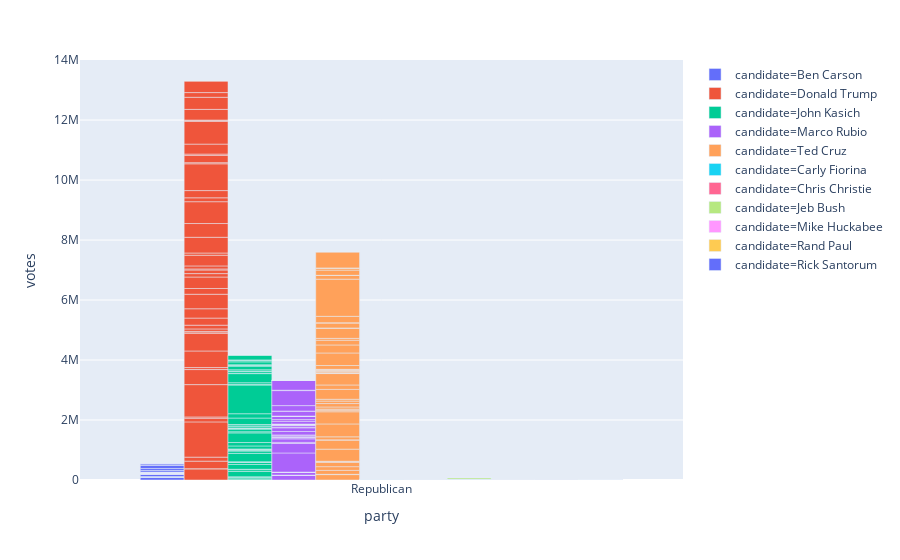

Notebook code cell kept with this figure:
### Code cell
fig = px.bar(allData, x="party", y="votes", color="candidate", barmode="group")
fig.show()

### Figure 1 — Plotly figure (JSON) as saved in the notebook; plotly's stock layout.template omitted (floating-point values rounded to 4 significant figures)
{"data": [{"alignmentgroup": "True", "hoverlabel": {"namelength": 0}, "hovertemplate": "candidate=Ben Carson<br>party=%{x}<br>votes=%{y}", "legendgroup": "candidate=Ben Carson", "marker": {"color": "#636efa"}, "name": "candidate=Ben Carson", "offsetgroup": "candidate=Ben Carson", "orientation": "v", "showlegend": true, "textposition": "auto", "type": "bar", "x": ["Republican", "Republican", "Republican", "Republican", "Republican", "Republican", "Republican", "Republican", "Republican", "Republican", "Republican", "Republican", "Republican", "Republican", "Republican", "Republican", "Republican", "Republican", "Republican", "Republican", "Republican", "Republican", "Republican", "Republican", "Republican", "Republican", "Republican", "Republican", "Republican", "Republican", "Republican", "Republican", "Republican", "Republican", "Republican", "Republican", "Republican", "Republican", "Republican", "Republican", "Republican", "Republican", "Republican", "Republican", "Republican", "Republican"], "xaxis": "x", "y": [87517, 2401, 0, 23173, 0, 0, 0, 0, 80503, 0, 0, 0, 0, 17393, 0, 0, 0, 0, 16277, 0, 0, 0, 0, 0, 3619, 6509, 0, 0, 0, 0, 0, 28572, 0, 0, 0, 53326, 0, 64846, 117780, 0, 2544, 60093, 0, 0, 0, 0], "yaxis": "y"}, {"alignmentgroup": "True", "hoverlabel": {"namelength": 0}, "hovertemplate": "candidate=Donald Trump<br>party=%{x}<br>votes=%{y}", "legendgroup": "candidate=Donald Trump", "marker": {"color": "#EF553B"}, "name": "candidate=Donald Trump", "offsetgroup": "candidate=Donald Trump", "orientation": "v", "showlegend": true, "textposition": "auto", "type": "bar", "x": ["Republican", "Republican", "Republican", "Republican", "Republican", "Republican", "Republican", "Republican", "Republican", "Republican", "Republican", "Republican", "Republican", "Republican", "Republican", "Republican", "Republican", "Republican", "Republican", "Republican", "Republican", "Republican", "Republican", "Republican", "Republican", "Republican", "Republican", "Republican", "Republican", "Republican", "Republican", "Republican", "Republican", "Republican", "Republican", "Republican", "Republican", "Republican", "Republican", "Republican", "Republican", "Republican", "Republican", "Republican", "Republican", "Republican"], "xaxis": "x", "y": [371735, 7346, 249916, 133144, 1174829, 123367, 42472, 1077221, 501707, 5677, 62478, 551464, 590460, 45419, 17062, 82493, 124818, 236623, 311313, 483751, 191755, 382093, 114056, 121287, 34531, 100406, 356697, 73530, 524932, 458151, 727585, 130141, 240804, 892702, 39059, 239851, 44866, 332702, 757618, 24864, 19968, 355960, 403003, 156245, 386370, 70], "yaxis": "y"}, {"alignmentgroup": "True", "hoverlabel": {"namelength": 0}, "hovertemplate": "candidate=John Kasich<br>party=%{x}<br>votes=%{y}", "legendgroup": "candidate=John Kasich", "marker": {"color": "#00cc96"}, "name": "candidate=John Kasich", "offsetgroup": "candidate=John Kasich", "orientation": "v", "showlegend": true, "textposition": "auto", "type": "bar", "x": ["Republican", "Republican", "Republican", "Republican", "Republican", "Republican", "Republican", "Republican", "Republican", "Republican", "Republican", "Republican", "Republican", "Republican", "Republican", "Republican", "Republican", "Republican", "Republican", "Republican", "Republican", "Republican", "Republican", "Republican", "Republican", "Republican", "Republican", "Republican", "Republican", "Republican", "Republican", "Republican", "Republican", "Republican", "Republican", "Republican", "Republican", "Republican", "Republican", "Republican", "Republican", "Republican", "Republican", "Republican", "Republican", "Republican"], "xaxis": "x", "y": [37970, 892, 53040, 15098, 176620, 60481, 14225, 159412, 72303, 1413, 16517, 279778, 83913, 3472, 7795, 33134, 19355, 100089, 113783, 321655, 35817, 92533, 10622, 22526, 2709, 44909, 59506, 7870, 217904, 144299, 956762, 16515, 59096, 304793, 14929, 56206, 10659, 45243, 120257, 29773, 18543, 96519, 52129, 13685, 155200, 0], "yaxis": "y"}, {"alignmentgroup": "True", "hoverlabel": {"namelength": 0}, "hovertemplate": "candidate=Marco Rubio<br>party=%{x}<br>votes=%{y}", "legendgroup": "candidate=Marco Rubio", "marker": {"color": "#ab63fa"}, "name": "candidate=Marco Rubio", "offsetgroup": "candidate=Marco Rubio", "orientation": "v", "showlegend": true, "textposition": "auto", "type": "bar", "x": ["Republican", "Republican", "Republican", "Republican", "Republican", "Republican", "Republican", "Republican", "Republican", "Republican", "Republican", "Republican", "Republican", "Republican", "Republican", "Republican", "Republican", "Republican", "Republican", "Republican", "Republican", "Republican", "Republican", "Republican", "Republican", "Republican", "Republican", "Republican", "Republican", "Republican", "Republican", "Republican", "Republican", "Republican", "Republican", "Republican", "Republican", "Republican", "Republican", "Republican", "Republican", "Republican", "Republican", "Republican", "Republican", "Republican"], "xaxis": "x", "y": [159802, 3318, 0, 101235, 0, 0, 0, 636653, 315979, 1759, 35347, 123066, 0, 43164, 12189, 37579, 33804, 0, 112822, 123673, 20768, 57006, 0, 0, 17940, 30032, 0, 0, 0, 87858, 59418, 119562, 0, 0, 0, 165881, 0, 180989, 502223, 0, 11778, 327042, 0, 0, 0, 189], "yaxis": "y"}, {"alignmentgroup": "True", "hoverlabel": {"namelength": 0}, "hovertemplate": "candidate=Ted Cruz<br>party=%{x}<br>votes=%{y}", "legendgroup": "candidate=Ted Cruz", "marker": {"color": "#FFA15A"}, "name": "candidate=Ted Cruz", "offsetgroup": "candidate=Ted Cruz", "orientation": "v", "showlegend": true, "textposition": "auto", "type": "bar", "x": ["Republican", "Republican", "Republican", "Republican", "Republican", "Republican", "Republican", "Republican", "Republican", "Republican", "Republican", "Republican", "Republican", "Republican", "Republican", "Republican", "Republican", "Republican", "Republican", "Republican", "Republican", "Republican", "Republican", "Republican", "Republican", "Republican", "Republican", "Republican", "Republican", "Republican", "Republican", "Republican", "Republican", "Republican", "Republican", "Republican", "Republican", "Republican", "Republican", "Republican", "Republican", "Republican", "Republican", "Republican", "Republican", "Republican"], "xaxis": "x", "y": [180608, 7973, 132147, 123873, 144125, 24969, 11110, 403640, 305109, 4379, 100942, 430395, 406280, 51663, 35207, 72503, 113949, 82038, 60473, 330015, 147065, 380367, 14476, 36418, 16079, 33189, 27521, 13825, 126151, 418740, 267592, 157941, 61590, 340201, 6393, 164790, 11352, 211159, 1239370, 122567, 5929, 173193, 55719, 18208, 531129, 644], "yaxis": "y"}, {"alignmentgroup": "True", "hoverlabel": {"namelength": 0}, "hovertemplate": "candidate=Carly Fiorina<br>party=%{x}<br>votes=%{y}", "legendgroup": "candidate=Carly Fiorina", "marker": {"color": "#19d3f3"}, "name": "candidate=Carly Fiorina", "offsetgroup": "candidate=Carly Fiorina", "orientation": "v", "showlegend": true, "textposition": "auto", "type": "bar", "x": ["Republican", "Republican", "Republican", "Republican", "Republican", "Republican", "Republican", "Republican", "Republican", "Republican", "Republican", "Republican", "Republican", "Republican", "Republican", "Republican", "Republican", "Republican", "Republican", "Republican", "Republican", "Republican", "Republican", "Republican", "Republican", "Republican", "Republican", "Republican", "Republican", "Republican", "Republican", "Republican", "Republican", "Republican", "Republican", "Republican", "Republican", "Republican", "Republican", "Republican", "Republican", "Republican", "Republican", "Republican", "Republican", "Republican"], "xaxis": "x", "y": [0, 0, 0, 0, 0, 0, 0, 0, 0, 0, 0, 0, 0, 3485, 0, 0, 0, 0, 0, 0, 0, 0, 0, 0, 0, 11706, 0, 0, 0, 0, 0, 0, 0, 0, 0, 0, 0, 0, 0, 0, 0, 0, 0, 0, 0, 0], "yaxis": "y"}, {"alignmentgroup": "True", "hoverlabel": {"namelength": 0}, "hovertemplate": "candidate=Chris Christie<br>party=%{x}<br>votes=%{y}", "legendgroup": "candidate=Chris Christie", "marker": {"color": "#FF6692"}, "name": "candidate=Chris Christie", "offsetgroup": "candidate=Chris Christie", "orientation": "v", "showlegend": true, "textposition": "auto", "type": "bar", "x": ["Republican", "Republican", "Republican", "Republican", "Republican", "Republican", "Republican", "Republican", "Republican", "Republican", "Republican", "Republican", "Republican", "Republican", "Republican", "Republican", "Republican", "Republican", "Republican", "Republican", "Republican", "Republican", "Republican", "Republican", "Republican", "Republican", "Republican", "Republican", "Republican", "Republican", "Republican", "Republican", "Republican", "Republican", "Republican", "Republican", "Republican", "Republican", "Republican", "Republican", "Republican", "Republican", "Republican", "Republican", "Republican", "Republican"], "xaxis": "x", "y": [0, 0, 0, 0, 0, 0, 0, 0, 0, 0, 0, 0, 0, 3284, 0, 0, 0, 0, 0, 0, 0, 0, 0, 0, 0, 21069, 0, 0, 0, 0, 0, 0, 0, 0, 0, 0, 0, 0, 0, 0, 0, 0, 0, 0, 0, 0], "yaxis": "y"}, {"alignmentgroup": "True", "hoverlabel": {"namelength": 0}, "hovertemplate": "candidate=Jeb Bush<br>party=%{x}<br>votes=%{y}", "legendgroup": "candidate=Jeb Bush", "marker": {"color": "#B6E880"}, "name": "candidate=Jeb Bush", "offsetgroup": "candidate=Jeb Bush", "orientation": "v", "showlegend": true, "textposition": "auto", "type": "bar", "x": ["Republican", "Republican", "Republican", "Republican", "Republican", "Republican", "Republican", "Republican", "Republican", "Republican", "Republican", "Republican", "Republican", "Republican", "Republican", "Republican", "Republican", "Republican", "Republican", "Republican", "Republican", "Republican", "Republican", "Republican", "Republican", "Republican", "Republican", "Republican", "Republican", "Republican", "Republican", "Republican", "Republican", "Republican", "Republican", "Republican", "Republican", "Republican", "Republican", "Republican", "Republican", "Republican", "Republican", "Republican", "Republican", "Republican"], "xaxis": "x", "y": [0, 0, 0, 0, 0, 0, 0, 0, 0, 0, 0, 0, 0, 5238, 0, 0, 0, 0, 0, 0, 0, 0, 0, 0, 0, 31310, 0, 0, 0, 0, 0, 0, 0, 0, 0, 57863, 0, 0, 0, 0, 0, 0, 0, 0, 0, 0], "yaxis": "y"}, {"alignmentgroup": "True", "hoverlabel": {"namelength": 0}, "hovertemplate": "candidate=Mike Huckabee<br>party=%{x}<br>votes=%{y}", "legendgroup": "candidate=Mike Huckabee", "marker": {"color": "#FF97FF"}, "name": "candidate=Mike Huckabee", "offsetgroup": "candidate=Mike Huckabee", "orientation": "v", "showlegend": true, "textposition": "auto", "type": "bar", "x": ["Republican", "Republican", "Republican", "Republican", "Republican", "Republican", "Republican", "Republican", "Republican", "Republican", "Republican", "Republican", "Republican", "Republican", "Republican", "Republican", "Republican", "Republican", "Republican", "Republican", "Republican", "Republican", "Republican", "Republican", "Republican", "Republican", "Republican", "Republican", "Republican", "Republican", "Republican", "Republican", "Republican", "Republican", "Republican", "Republican", "Republican", "Republican", "Republican", "Republican", "Republican", "Republican", "Republican", "Republican", "Republican", "Republican"], "xaxis": "x", "y": [0, 0, 0, 0, 0, 0, 0, 0, 0, 0, 0, 0, 0, 3345, 0, 0, 0, 0, 0, 0, 0, 0, 0, 0, 0, 0, 0, 0, 0, 0, 0, 0, 0, 0, 0, 0, 0, 0, 0, 0, 0, 0, 0, 0, 0, 0], "yaxis": "y"}, {"alignmentgroup": "True", "hoverlabel": {"namelength": 0}, "hovertemplate": "candidate=Rand Paul<br>party=%{x}<br>votes=%{y}", "legendgroup": "candidate=Rand Paul", "marker": {"color": "#FECB52"}, "name": "candidate=Rand Paul", "offsetgroup": "candidate=Rand Paul", "orientation": "v", "showlegend": true, "textposition": "auto", "type": "bar", "x": ["Republican", "Republican", "Republican", "Republican", "Republican", "Republican", "Republican", "Republican", "Republican", "Republican", "Republican", "Republican", "Republican", "Republican", "Republican", "Republican", "Republican", "Republican", "Republican", "Republican", "Republican", "Republican", "Republican", "Republican", "Republican", "Republican", "Republican", "Republican", "Republican", "Republican", "Republican", "Republican", "Republican", "Republican", "Republican", "Republican", "Republican", "Republican", "Republican", "Republican", "Republican", "Republican", "Republican", "Republican", "Republican", "Republican"], "xaxis": "x", "y": [0, 0, 0, 0, 0, 0, 0, 0, 0, 0, 0, 0, 0, 8479, 0, 0, 0, 0, 0, 0, 0, 0, 0, 0, 0, 0, 0, 0, 0, 0, 0, 0, 0, 0, 0, 0, 0, 0, 0, 0, 0, 0, 0, 0, 0, 0], "yaxis": "y"}, {"alignmentgroup": "True", "hoverlabel": {"namelength": 0}, "hovertemplate": "candidate=Rick Santorum<br>party=%{x}<br>votes=%{y}", "legendgroup": "candidate=Rick Santorum", "marker": {"color": "#636efa"}, "name": "candidate=Rick Santorum", "offsetgroup": "candidate=Rick Santorum", "orientation": "v", "showlegend": true, "textposition": "auto", "type": "bar", "x": ["Republican", "Republican", "Republican", "Republican", "Republican", "Republican", "Republican", "Republican", "Republican", "Republican", "Republican", "Republican", "Republican", "Republican", "Republican", "Republican", "Republican", "Republican", "Republican", "Republican", "Republican", "Republican", "Republican", "Republican", "Republican", "Republican", "Republican", "Republican", "Republican", "Republican", "Republican", "Republican", "Republican", "Republican", "Republican", "Republican", "Republican", "Republican", "Republican", "Republican", "Republican", "Republican", "Republican", "Republican", "Republican", "Republican"], "xaxis": "x", "y": [0, 0, 0, 0, 0, 0, 0, 0, 0, 0, 0, 0, 0, 1782, 0, 0, 0, 0, 0, 0, 0, 0, 0, 0, 0, 0, 0, 0, 0, 0, 0, 0, 0, 0, 0, 0, 0, 0, 0, 0, 0, 0, 0, 0, 0, 0], "yaxis": "y"}], "layout": {"barmode": "group", "legend": {"tracegroupgap": 0}, "margin": {"t": 60}, "xaxis": {"anchor": "y", "domain": [0, 1], "title": {"text": "party"}}, "yaxis": {"anchor": "x", "domain": [0, 1], "title": {"text": "votes"}}}}
